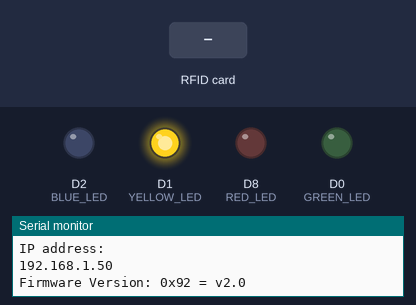
The sketch below on a simulated ESP8266 (Wemos D1 mini). Shown: output pins drawn as LEDs (lit = HIGH), the last lines printed to the serial monitor. The test bench sets the inputs (shaded band). WiFi joins after 1.5 s; servers stay silent unless stated; uploads are accepted with an empty reply.

Above: at 3.3 s.
3.4 s: RFID card 5E 7A 19 C4 held to the reader
At 4.1 s:
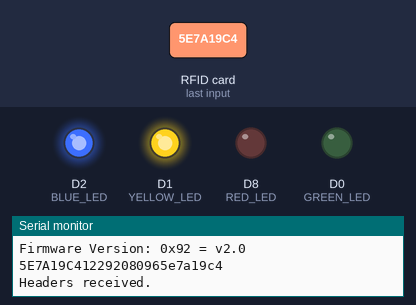
At 5.1 s:
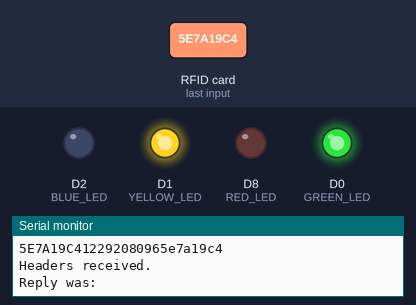
Timing chart, 0 to 7.7 s (numbered marks = the images above; inputs shaded):
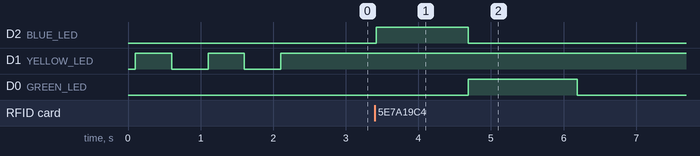

The sketch:

SSIAH.ino
```cpp
/*******************************************************************
    A sample project for making a HTTP/HTTPS GET request on an ESP8266

    It will connect to the given request and print the body to
    serial monitor

    Parts:
    D1 Mini ESP8266 * - http://s.click.aliexpress.com/e/uzFUnIe

 *  * = Affilate

    If you find what I do usefuland would like to support me,
    please consider becoming a sponsor on Github
    https://github.com/sponsors/witnessmenow/


    Written by Brian Lough
    YouTube: https://www.youtube.com/brianlough
    Tindie: https://www.tindie.com/stores/brianlough/
    Twitter: https://twitter.com/witnessmenow
 *******************************************************************/

// ----------------------------
// Standard Libraries
// ----------------------------

#include <ESP8266WiFi.h>
#include <WiFiClientSecure.h>
#include <ESP8266HTTPClient.h>
#include <SPI.h>
#include <MFRC522.h>

#define RST_PIN D3 // Configurable, see typical pin layout above
#define SS_PIN D4  // Configurable, see typical pin layout above

#define YELLOW_LED D1
#define BLUE_LED D2
#define RED_LED D8
#define GREEN_LED D0
#define BUZZER A0

MFRC522 mfrc522(SS_PIN, RST_PIN); // Create MFRC522 instance

//------- Replace the following! ------
char ssid[] = "Free Data";        // your network SSID (name)
char password[] = "free dataxyz"; // your network key

// For Non-HTTPS requests
// WiFiClient client;

// For HTTPS requests
WiFiClientSecure client;

// Just the base of the URL you want to connect to
#define TEST_HOST "bitstarbtrade.site"

// OPTIONAL - The fingerprint of the site you want to connect to.
// #define TEST_HOST_FINGERPRINT "89 25 60 5D 50 44 FC C0 85 2B 98 D7 D3 66 52 28 68 4D E6 E2"
// The finger print will change every few months.

void setup()
{
  pinMode(YELLOW_LED, OUTPUT); // Initialize the pin as an output
  pinMode(BLUE_LED, OUTPUT);   // Initialize the pin as an output
  pinMode(RED_LED, OUTPUT);    // Initialize the pin as an output
  pinMode(GREEN_LED, OUTPUT);  // Initialize the pin as an output
//  pinMode(BUZZER, OUTPUT);     // Initialize the pin as an output

  HTTPClient https;
  Serial.begin(115200);

  // Connect to the WiFI
  WiFi.mode(WIFI_STA);
  WiFi.disconnect();
  delay(100);

  // Attempt to connect to Wifi network:
  Serial.print("Connecting Wifi: ");
  Serial.println(ssid);
  WiFi.begin(ssid, password);
  turnItAllOff();
  while (WiFi.status() != WL_CONNECTED)
  {
    onLedThenOff(YELLOW_LED, 500);
    Serial.print(".");
    delay(500);
  }

  turnLedOn(YELLOW_LED);
  Serial.println("");
  Serial.println("WiFi connected");
  Serial.println("IP address: ");
  IPAddress ip = WiFi.localIP();
  Serial.println(ip);

  //--------

  // If you don't need to check the fingerprint
  client.setInsecure();

  // If you want to check the fingerprint
  //  client.setFingerprint(TEST_HOST_FINGERPRINT);

  // RFID Sensor Setup
  while (!Serial)
    ;                                // Do nothing if no serial port is opened (added for Arduinos based on ATMEGA32U4)
  SPI.begin();                       // Init SPI bus
  mfrc522.PCD_Init();                // Init MFRC522
  delay(4);                          // Optional delay. Some board do need more time after init to be ready, see Readme
  mfrc522.PCD_DumpVersionToSerial(); // Show details of PCD - MFRC522 Card Reader details
  // Serial.println(F("Scan PICC to see UID, SAK, type, and data blocks..."));

  //  makeHTTPRequest();
}

// ON and OFF
void onLedThenOff(int led, int duration)
{
  turnLedOn(led);
  delay(duration);
  turnLedOff(led);
}

// OFF and ON
void offLedThenOn(int led, int duration)
{
  turnLedOff(led);
  delay(duration);
  turnLedOn(led);
}

void turnLedOn(int led)
{
  digitalWrite(led, HIGH); // Turn the LED on (Note that LOW is the voltage level
}

void turnLedOff(int led)
{
  digitalWrite(led, LOW); // Turn the LED off (Note that LOW is the voltage level
}

void makeHTTPRequest(String cardId)
{
  turnLedOn(BLUE_LED);
  // Opening connection to server (Use 80 as port if HTTP)
  if (!client.connect(TEST_HOST, 443))
  {
    Serial.println(F("Connection failed"));
    return;
  }

  // give the esp a breather
  yield();

  // Send HTTP request
  client.print(F("GET "));
  // This is the second half of a request (everything that comes after the base URL)
  String machineId = "23jan1690515";
  //  String cardId = "22401507";
  String getQuery = "?machine_id=" + machineId + "&card_id=" + cardId;

  client.print("/mikes/ssiah/machine/index.php" + getQuery); // %2C == ,

  // HTTP 1.0 is ideal as the response wont be chunked
  // But some API will return 1.1 regardless, so we need
  // to handle both.
  client.println(F(" HTTP/1.1"));

  // Headers
  client.print(F("Host: "));
  client.println(TEST_HOST);

  client.println(F("Cache-Control: no-cache"));

  if (client.println() == 0)
  {
    onLedThenOff(RED_LED, 1500);
    Serial.println(F("Failed to send request"));
    return;
  }
  // delay(100);
  //  Check HTTP status
  char status[32] = {0};
  client.readBytesUntil('\r', status, sizeof(status));

  // While the client is still availble read each
  // byte and print to the serial monitor
  while (client.available())
  {

    String line = client.readStringUntil('\n');
    if (line == "\r")
    {

      Serial.println("Headers received.");
      String line2 = client.readStringUntil('\n');
      Serial.println("Reply was:");
      Serial.println(line2);
      turnLedOff(BLUE_LED);
      if (line2 == "0")
      {
        onLedThenOff(RED_LED, 1500);
      }
      else
      {
        onLedThenOff(GREEN_LED, 1500);
      }
      return;
    }

    String line2 = client.readStringUntil('\n');
    //  Serial.println("==========");
    //  Serial.println(line2);
    //  Serial.println("==========");
  }
}

void loop()
{
  //check and make sure wifi is still connected
   while (WiFi.status() != WL_CONNECTED)
  {
    onLedThenOff(YELLOW_LED, 500);
    Serial.print(".");
    delay(500);
  }
  turnLedOn(YELLOW_LED);

  // put your main code here, to run repeatedly:
  // Reset the loop if no new card present on the sensor/reader. This saves the entire process when idle.
  if (!mfrc522.PICC_IsNewCardPresent())
  {
    return;
  }

  // Select one of the cards
  if (!mfrc522.PICC_ReadCardSerial())
  {
    return;
  }

  // Dump debug info about the card; PICC_HaltA() is automatically called
  //  mfrc522.PICC_DumpToSerial(&(mfrc522.uid));
  String cardId;
  for (byte i = 0; i < mfrc522.uid.size; i++)
  {
    Serial.print(mfrc522.uid.uidByte[i], HEX);
    cardId += String(mfrc522.uid.uidByte[i], HEX);
  }
  Serial.print('card ID: ');
  Serial.println(cardId);
  makeHTTPRequest(cardId);

//testingCode();
}

void testingCode()
{
  turnLedOn(YELLOW_LED);
  delay(500);
  turnLedOn(BLUE_LED);
  delay(500);
  turnLedOn(RED_LED);
  delay(500);
  turnLedOn(GREEN_LED);
  delay(500);
  turnLedOn(BUZZER);

  delay(2000);
  turnLedOff(BUZZER);
  delay(500);
  turnLedOff(GREEN_LED);
  delay(500);
  turnLedOff(RED_LED);
  delay(500);
  turnLedOff(BLUE_LED);
  delay(500);
  turnLedOff(YELLOW_LED);
  delay(500);
}

void turnItAllOff() {
  turnLedOff(YELLOW_LED);
  turnLedOff(BLUE_LED);
  turnLedOff(RED_LED);
  turnLedOff(BUZZER);
  turnLedOff(GREEN_LED);
}

void turnItAllOn() {
  turnLedOn(YELLOW_LED);
  turnLedOn(BLUE_LED);
  turnLedOn(RED_LED);
  turnLedOn(BUZZER);
  turnLedOn(GREEN_LED);
}
```

Measured:
- after the input at 3.4 s, D2 (BLUE_LED): LOW → HIGH at once, → LOW 1.3 s later; D0 (GREEN_LED): LOW → HIGH after 1.3 s, → LOW 1.5 s later
